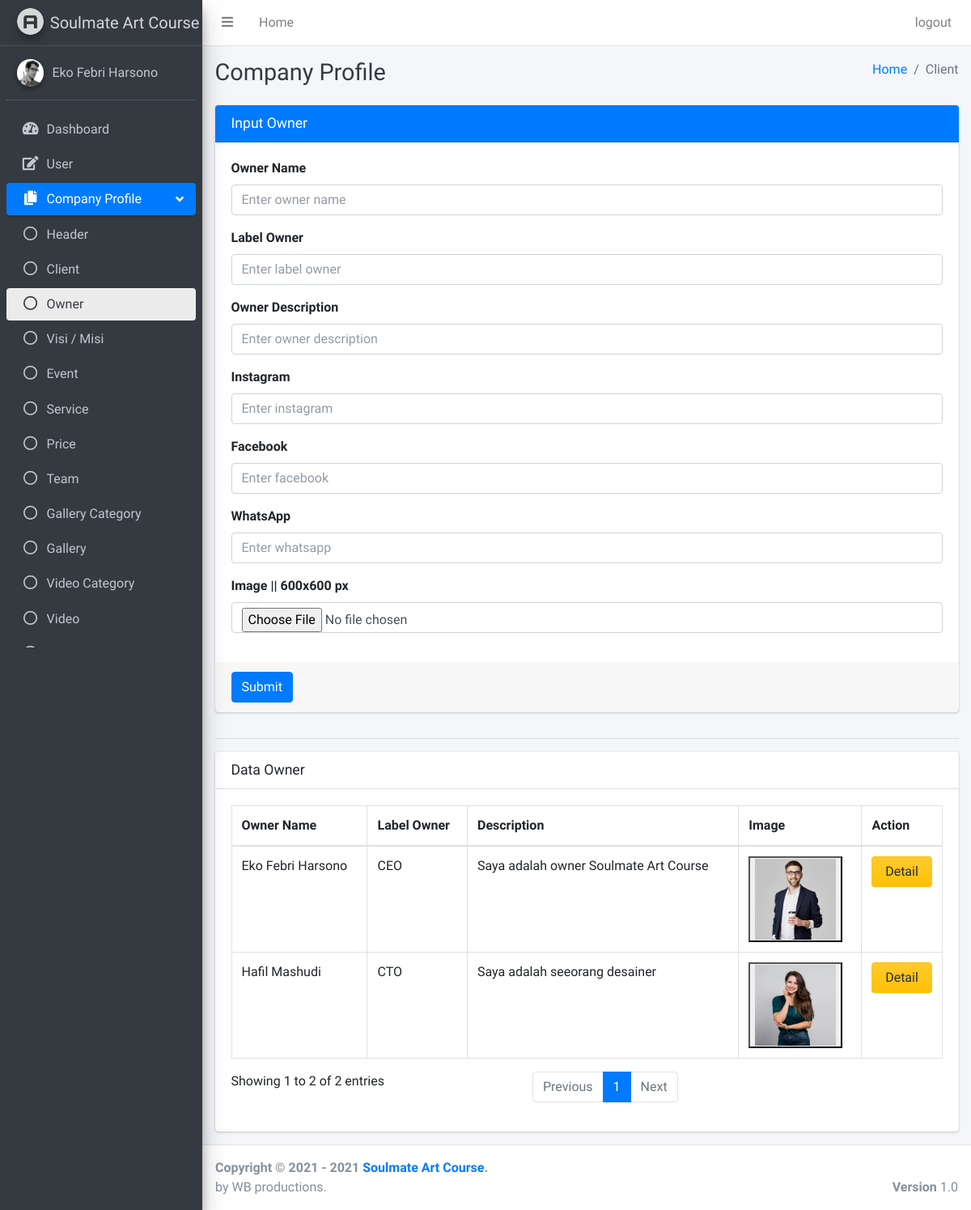
The page /pages/companyProfile/owner.php (signed in) on the database as committed earlier.
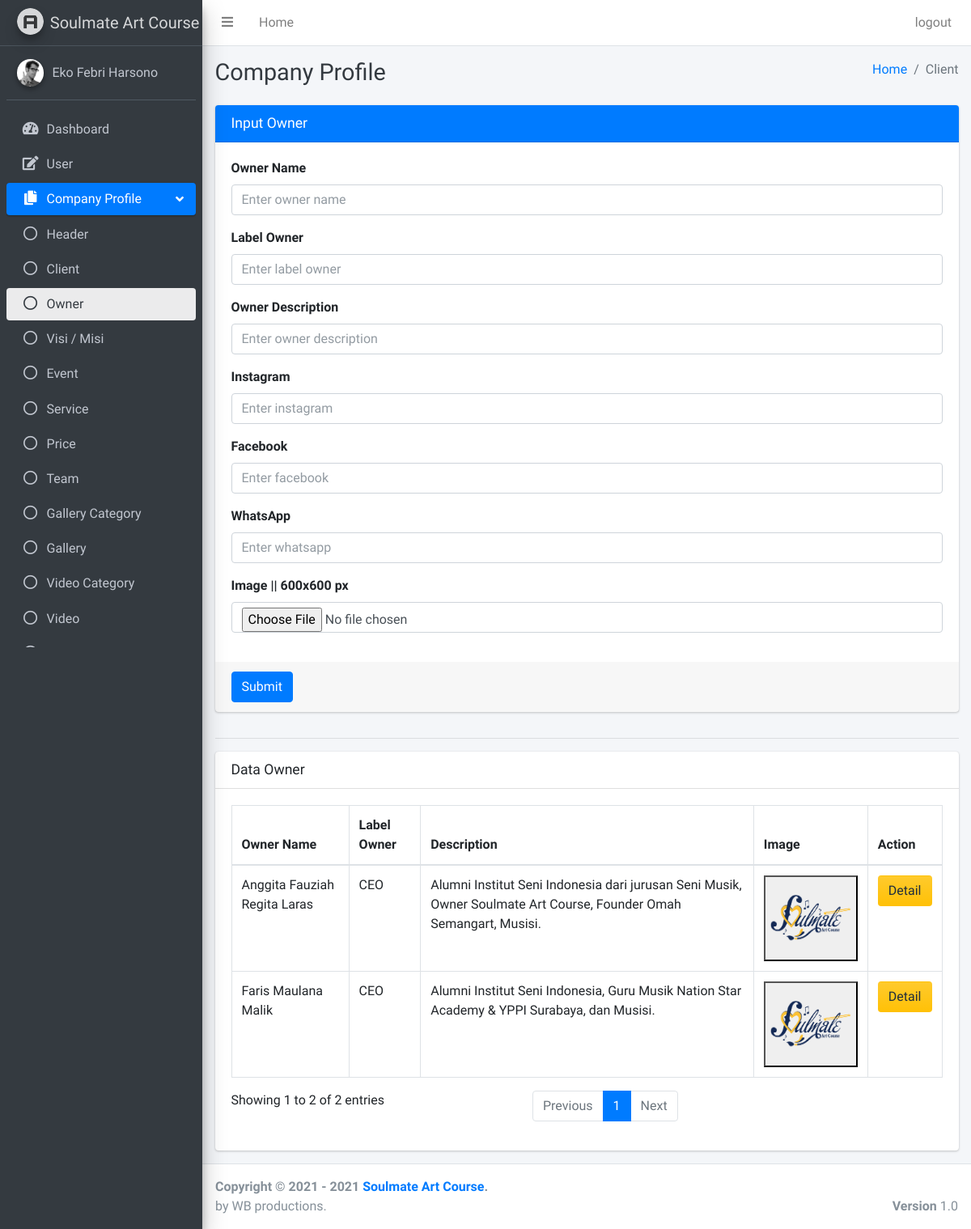
The same page on the database as committed later.
### tables this page shows
CREATE TABLE `owner` (
  `id_owner` int(11) NOT NULL,
  `owner_name` varchar(50) NOT NULL,
  `label_owner` varchar(100) NOT NULL,
  `owner_descriptions` text NOT NULL,
  `instagram` text NOT NULL,
  `facebook` text NOT NULL,
  `whatsapp` text NOT NULL,
  `image` text NOT NULL
);

### pages/companyProfile/owner.php (the view, shortened to what the changed rows need)
<?php
if ($_SESSION["id"] == null || $_SESSION["id"] == "") {
    header('Location: ../../login.php?status=4');
} else {
    $conn = OpenCon(); ?>
    <!DOCTYPE html>
    <html>
    <head>
        <link rel="stylesheet" href="../../plugins/fontawesome-free/css/all.min.css">
        <link rel="stylesheet" href="https://code.ionicframework.com/ionicons/2.0.1/css/ionicons.min.css">
        <link rel="stylesheet" href="../../plugins/sweetalert2-theme-bootstrap-4/bootstrap-4.min.css">
        <link rel="stylesheet" href="../../plugins/toastr/toastr.min.css">
        <link rel="stylesheet" href="../../dist/css/adminlte.min.css">
    </head>
    <body class="hold-transition sidebar-mini layout-fixed">
        <div class="wrapper">
            <div class="content-wrapper">
                <div class="content-header">
                    <div class="container-fluid">
                        <div class="row mb-2">
                            <div class="col-sm-6">
                                <h1 class="m-0 text-dark">Company Profile</h1>
                            </div>
                        </div>
                    </div>
                </div>
                <section class="content">
                    <div class="container-fluid justify-content-center">
                        <div class="row">
                            <div class="col-md-12">
                                <div class="card">
                                    <div class="card-body">
                                        <?php
                                            $sql = "SELECT * FROM `owner`";
                                            $res = mysqli_query($conn, $sql);
                                        ?>
                                        <table id="example2" class="table table-bordered table-hover">
                                        <thead>
                                                <tr>
                                                    <th>Owner Name</th>
                                                    <th>Label Owner</th>
                                                    <th>Description</th>
                                                    <th>Image</th>
                                                    <th>Action</th>
                                                </tr>
                                            </thead>
                                            <tbody>
                                                <?php while ($row = mysqli_fetch_array($res)) { ?>
                                                    <tr>
                                                        <td><?php echo $row['owner_name']; ?></td>
                                                        <td><?php echo $row['label_owner']; ?></td>
                                                        <td><?php echo $row['owner_descriptions']; ?></td>
                                                        <td>
                                                            <button data-toggle="modal" data-target="#a<?php echo $row['id_owner']; ?>">
                                                                <img style="width:100px;height:100px;" src="<?php echo $row['image']; ?>" alt="">
                                                            </button>
                                                        </td>
                                                        <td>
                                                            <button class="btn btn-block bg-gradient-warning" name="detail" data-toggle="modal" data-target="#b<?php echo $row['id_owner']; ?>">Detail</button>
                                                        </td>
                                                    </tr>
                                                <?php } ?>
                                            </tbody>
                                        </table>
                                    </div>
                                </div>
                            </div>
                        </div>
                    </div>
                </section>
            </div>
        </div>
    </body>
    </html>
<?php } ?>

Rows that differ between the two databases and show on the page:
removed owner: owner_name "Eko Febri Harsono", label_owner "CEO", owner_descriptions "Saya adalah owner Soulmate Art Course", image (picture)
removed owner: owner_name "Hafil Mashudi", label_owner "CTO", owner_descriptions "Saya adalah seeorang desainer", image (picture)
added owner: owner_name "Faris Maulana Malik", label_owner "CEO", owner_descriptions "Alumni Institut Seni Indonesia, Guru Musik Nation Star Academy & YPPI Surabaya, dan Musisi.", image (placeholder picture)
added owner: owner_name "Anggita Fauziah Regita Laras", label_owner "CEO", owner_descriptions "Alumni Institut Seni Indonesia dari jurusan Seni Musik, Owner Soulmate Art Course, Founder Omah Semangart, Musisi.", image (placeholder picture)
